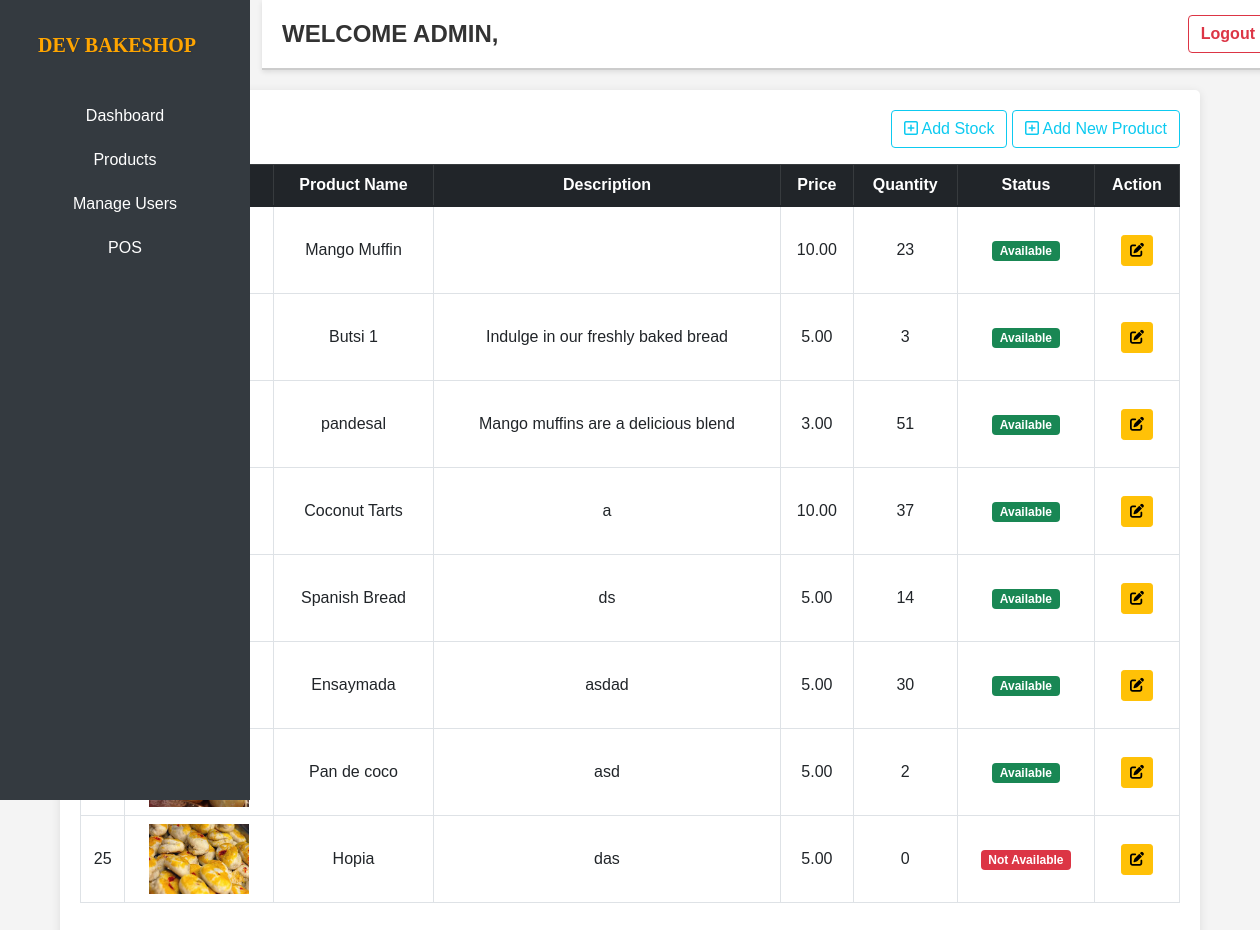
The page /Admin-WEB/product-list/index.php on the database its author committed.
### tables this page shows
CREATE TABLE `products` (
  `id` int(11) NOT NULL,
  `product_name` varchar(50) NOT NULL,
  `price` decimal(10,2) NOT NULL,
  `image` longblob NOT NULL,
  `description` varchar(1000) NOT NULL,
  `quantity` int(11) NOT NULL
);

### Classes/Connect.php (called while the page is built, shortened)
<?php
        class Database {
            private $server_name = "localhost";
            private $db_username = "root";
            private $db_password = "";
            private $db_name = "db_pos";
            public function __construct() {
                $this->conn = new mysqli($this->server_name, $this->db_username, $this->db_password, $this->db_name);
        }
    }
    ?>

### Classes/Product.php (called while the page is built, shortened)
<?php
require_once "Connect.php";
class Product extends Database {
    public function displayProducts() {
        $sql = "SELECT * FROM products";
        $result = $this->conn->query($sql);
        if ($result) {
            $items = [];
            while ($item = $result->fetch_assoc()) {
                $items[] = $item;
            }
            return $items;
        } else {
            die("Error in retrieving: " . $this->conn->error);
        }
    }
}

### Admin-WEB/product-list/index.php (the view, shortened to what this page needs)
<?php
include "../includes/header.php";
include "../../Classes/Product.php";
$product = new Product;
$product_list = $product->displayProducts();
?>
<main class="col-12">
    <div class="table-container container">
        <div class="col text-end mb-3">
            <a href="#" class="btn btn-outline-info" data-bs-toggle="modal" data-bs-target="#stockProductModal">
                <i class="fa-regular fa-square-plus fa-flip-vertical fa-1x"></i> Add Stock
            </a>
            <a href="#" class="btn btn-outline-info" data-bs-toggle="modal" data-bs-target="#addProductModal">
                <i class="fa-regular fa-square-plus fa-flip-vertical fa-1x"></i> Add New Product
            </a>
        </div>
        <table class="table table-bordered text-center">
            <thead class="table-dark">
                <tr>
                    <th>ID</th>
                    <th>Image</th>
                    <th>Product Name</th>
                    <th>Description</th>
                    <th>Price</th>
                    <th>Quantity</th>
                    <th>Status</th>
                    <th>Action</th>
                </tr>
            </thead>
            <tbody>
                <?php foreach ($product_list as $product): ?>
                    <tr>
                        <td class="text-center" valign="middle"><?= $product['id'] ?></td>
                        <td class="text-center" valign="middle"><img src="../<?= $product['image'] ?>" alt="Product Image"
                                style="width: 100px; height: 70px;"></td>
                        <td class="text-center" valign="middle"><?= $product['product_name'] ?></td>
                        <td class="text-center" valign="middle"><?= $product['description'] ?></td>
                        <td class="text-center" valign="middle"><?= $product['price'] ?></td>
                        <td class="text-center" valign="middle"><?= $product['quantity'] ?></td>
                        <td class="text-center" valign="middle">
                            <?php if ($product['quantity'] > 0): ?>
                                <span class="badge bg-success">Available</span>
                            <?php else: ?>
                                <span class="badge bg-danger">Not Available</span>
                            <?php endif; ?>
                        </td>
                        <td class="text-center" valign="middle">
                            <a href="#" class="btn btn-sm btn-warning" data-bs-toggle="modal" data-bs-target="#editProductModal<?= $product['id'] ?>" title="Edit Product">
                                <i class="fa-solid fa-pen-to-square fa-1x"></i>
                            </a>
                        </td>
                    </tr>
                <?php endforeach; ?>
            </tbody>
        </table>
    </div>
</main>
</body>
</html>

### Admin-WEB/includes/header.php (style rules this page uses)
body { overflow-x: hidden; font-family: Arial, sans-serif; background-color: #f4f4f4; margin: 0; }
.table-container { margin-top: 20px; background-color: #fff; padding: 20px; border-radius: 5px; box-shadow: 0 2px 10px rgba(0, 0, 0, 0.1); }

### rows shown on the page
products: product_name "Mango Muffin", price "10.00", quantity "23", shows "Available"
products: product_name "Butsi 1", description "Indulge in our freshly baked bread", price "5.00", quantity "3", shows "Available"
products: product_name "pandesal", description "Mango muffins are a delicious blend", price "3.00", quantity "51", shows "Available"
products: product_name "Coconut Tarts", description "a", price "10.00", quantity "37", shows "Available"
products: product_name "Spanish Bread", description "ds", price "5.00", quantity "14", shows "Available"
products: product_name "Ensaymada", description "asdad", price "5.00", quantity "30", shows "Available"
products: product_name "Pan de coco", description "asd", price "5.00", quantity "2", shows "Available"
products: id "25", image (picture), product_name "Hopia", description "das", price "5.00", quantity "0", shows "Not Available"
